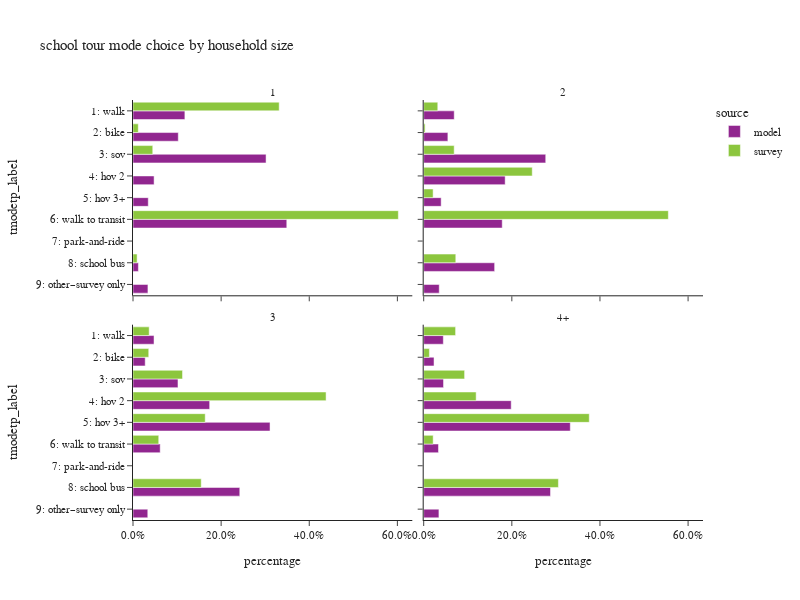

Here is the notebook cell this chart was saved with:
### Code cell
plot_mode_choice(sc_tour,"hhsize_4+",
                 {"hhsize_4+":["1","2","3","4+"],
                  "tmodetp_label":["1: walk","2: bike","3: sov","4: hov 2","5: hov 3+","6: walk to transit",
                                   "7: park-and-ride","8: school bus","9: other–survey only"]},
                 "household size",2,600)

### Figure 1 — Plotly figure (JSON) as saved in the notebook; plotly's stock layout.template omitted (floating-point values rounded to 4 significant figures)
{"data": [{"alignmentgroup": "True", "customdata": [[1272], [1110], [3262], [517], [374], [3770], [132], [366]], "hovertemplate": "source=model<br>hhsize_4+=1<br>percentage=%{x}<br>tmodetp_label=%{y}<br>sample count=%{customdata[0]}<extra></extra>", "legendgroup": "model", "marker": {"color": "#91268F", "pattern": {"shape": ""}}, "name": "model", "offsetgroup": "model", "orientation": "h", "showlegend": true, "textposition": "auto", "type": "bar", "x": [0.1177, 0.1027, 0.302, 0.04786, 0.03462, 0.349, 0.01222, 0.03388], "xaxis": "x3", "y": ["1: walk", "2: bike", "3: sov", "4: hov 2", "5: hov 3+", "6: walk to transit", "8: school bus", "9: other–survey only"], "yaxis": "y3"}, {"alignmentgroup": "True", "customdata": [[3344], [2649], [13368], [8924], [1913], [8603], [7772], [1701]], "hovertemplate": "source=model<br>hhsize_4+=2<br>percentage=%{x}<br>tmodetp_label=%{y}<br>sample count=%{customdata[0]}<extra></extra>", "legendgroup": "model", "marker": {"color": "#91268F", "pattern": {"shape": ""}}, "name": "model", "offsetgroup": "model", "orientation": "h", "showlegend": false, "textposition": "auto", "type": "bar", "x": [0.06927, 0.05487, 0.2769, 0.1849, 0.03963, 0.1782, 0.161, 0.03524], "xaxis": "x4", "y": ["1: walk", "2: bike", "3: sov", "4: hov 2", "5: hov 3+", "6: walk to transit", "8: school bus", "9: other–survey only"], "yaxis": "y4"}, {"alignmentgroup": "True", "customdata": [[5909], [3431], [12646], [21556], [38530], [7646], [30024], [4157]], "hovertemplate": "source=model<br>hhsize_4+=3<br>percentage=%{x}<br>tmodetp_label=%{y}<br>sample count=%{customdata[0]}<extra></extra>", "legendgroup": "model", "marker": {"color": "#91268F", "pattern": {"shape": ""}}, "name": "model", "offsetgroup": "model", "orientation": "h", "showlegend": false, "textposition": "auto", "type": "bar", "x": [0.04769, 0.02769, 0.1021, 0.174, 0.311, 0.06171, 0.2423, 0.03355], "xaxis": "x", "y": ["1: walk", "2: bike", "3: sov", "4: hov 2", "5: hov 3+", "6: walk to transit", "8: school bus", "9: other–survey only"], "yaxis": "y"}, {"alignmentgroup": "True", "customdata": [[24206], [12749], [24445], [107945], [180822], [18217], [156435], [18782]], "hovertemplate": "source=model<br>hhsize_4+=4+<br>percentage=%{x}<br>tmodetp_label=%{y}<br>sample count=%{customdata[0]}<extra></extra>", "legendgroup": "model", "marker": {"color": "#91268F", "pattern": {"shape": ""}}, "name": "model", "offsetgroup": "model", "orientation": "h", "showlegend": false, "textposition": "auto", "type": "bar", "x": [0.04453, 0.02345, 0.04497, 0.1986, 0.3326, 0.03351, 0.2878, 0.03455], "xaxis": "x2", "y": ["1: walk", "2: bike", "3: sov", "4: hov 2", "5: hov 3+", "6: walk to transit", "8: school bus", "9: other–survey only"], "yaxis": "y2"}, {"alignmentgroup": "True", "customdata": [[7], [1], [3], [9], [1]], "hovertemplate": "source=survey<br>hhsize_4+=1<br>percentage=%{x}<br>tmodetp_label=%{y}<br>sample count=%{customdata[0]}<extra></extra>", "legendgroup": "survey", "marker": {"color": "#8CC63E", "pattern": {"shape": ""}}, "name": "survey", "offsetgroup": "survey", "orientation": "h", "showlegend": true, "textposition": "auto", "type": "bar", "x": [0.3317, 0.01197, 0.04482, 0.6021, 0.009331], "xaxis": "x3", "y": ["1: walk", "2: bike", "3: sov", "6: walk to transit", "8: school bus"], "yaxis": "y3"}, {"alignmentgroup": "True", "customdata": [[5], [1], [7], [6], [2], [6], [5]], "hovertemplate": "source=survey<br>hhsize_4+=2<br>percentage=%{x}<br>tmodetp_label=%{y}<br>sample count=%{customdata[0]}<extra></extra>", "legendgroup": "survey", "marker": {"color": "#8CC63E", "pattern": {"shape": ""}}, "name": "survey", "offsetgroup": "survey", "orientation": "h", "showlegend": false, "textposition": "auto", "type": "bar", "x": [0.03194, 0.00321, 0.06917, 0.2463, 0.02138, 0.5552, 0.07282], "xaxis": "x4", "y": ["1: walk", "2: bike", "3: sov", "4: hov 2", "5: hov 3+", "6: walk to transit", "8: school bus"], "yaxis": "y4"}, {"alignmentgroup": "True", "customdata": [[18], [7], [10], [40], [34], [13], [29]], "hovertemplate": "source=survey<br>hhsize_4+=3<br>percentage=%{x}<br>tmodetp_label=%{y}<br>sample count=%{customdata[0]}<extra></extra>", "legendgroup": "survey", "marker": {"color": "#8CC63E", "pattern": {"shape": ""}}, "name": "survey", "offsetgroup": "survey", "orientation": "h", "showlegend": false, "textposition": "auto", "type": "bar", "x": [0.03668, 0.03571, 0.1124, 0.4382, 0.1639, 0.05839, 0.1548], "xaxis": "x", "y": ["1: walk", "2: bike", "3: sov", "4: hov 2", "5: hov 3+", "6: walk to transit", "8: school bus"], "yaxis": "y"}, {"alignmentgroup": "True", "customdata": [[34], [10], [21], [48], [157], [18], [116]], "hovertemplate": "source=survey<br>hhsize_4+=4+<br>percentage=%{x}<br>tmodetp_label=%{y}<br>sample count=%{customdata[0]}<extra></extra>", "legendgroup": "survey", "marker": {"color": "#8CC63E", "pattern": {"shape": ""}}, "name": "survey", "offsetgroup": "survey", "orientation": "h", "showlegend": false, "textposition": "auto", "type": "bar", "x": [0.07237, 0.0129, 0.09282, 0.119, 0.3757, 0.02147, 0.3057], "xaxis": "x2", "y": ["1: walk", "2: bike", "3: sov", "4: hov 2", "5: hov 3+", "6: walk to transit", "8: school bus"], "yaxis": "y2"}], "layout": {"annotations": [{"font": {}, "showarrow": false, "text": "3", "x": 0.245, "xanchor": "center", "xref": "paper", "y": 0.465, "yanchor": "bottom", "yref": "paper"}, {"font": {}, "showarrow": false, "text": "4+", "x": 0.755, "xanchor": "center", "xref": "paper", "y": 0.465, "yanchor": "bottom", "yref": "paper"}, {"font": {}, "showarrow": false, "text": "1", "x": 0.245, "xanchor": "center", "xref": "paper", "y": 1.0, "yanchor": "bottom", "yref": "paper"}, {"font": {}, "showarrow": false, "text": "2", "x": 0.755, "xanchor": "center", "xref": "paper", "y": 1.0, "yanchor": "bottom", "yref": "paper"}], "barmode": "group", "height": 600, "legend": {"title": {"text": "source"}, "tracegroupgap": 0}, "title": {"text": "school tour mode choice by household size"}, "width": 800, "xaxis": {"anchor": "y", "domain": [0.0, 0.49], "tickformat": ".1%", "title": {"text": "percentage"}}, "xaxis2": {"anchor": "y2", "domain": [0.51, 1.0], "matches": "x", "tickformat": ".1%", "title": {"text": "percentage"}}, "xaxis3": {"anchor": "y3", "domain": [0.0, 0.49], "matches": "x", "showticklabels": false, "tickformat": ".1%"}, "xaxis4": {"anchor": "y4", "domain": [0.51, 1.0], "matches": "x", "showticklabels": false, "tickformat": ".1%"}, "yaxis": {"anchor": "x", "categoryarray": ["9: other–survey only", "8: school bus", "7: park-and-ride", "6: walk to transit", "5: hov 3+", "4: hov 2", "3: sov", "2: bike", "1: walk"], "categoryorder": "array", "domain": [0.0, 0.465], "title": {"text": "tmodetp_label"}}, "yaxis2": {"anchor": "x2", "domain": [0.0, 0.465], "matches": "y", "showticklabels": false}, "yaxis3": {"anchor": "x3", "categoryarray": ["9: other–survey only", "8: school bus", "7: park-and-ride", "6: walk to transit", "5: hov 3+", "4: hov 2", "3: sov", "2: bike", "1: walk"], "categoryorder": "array", "domain": [0.535, 1.0], "matches": "y", "title": {"text": "tmodetp_label"}}, "yaxis4": {"anchor": "x4", "domain": [0.535, 1.0], "matches": "y", "showticklabels": false}}}
